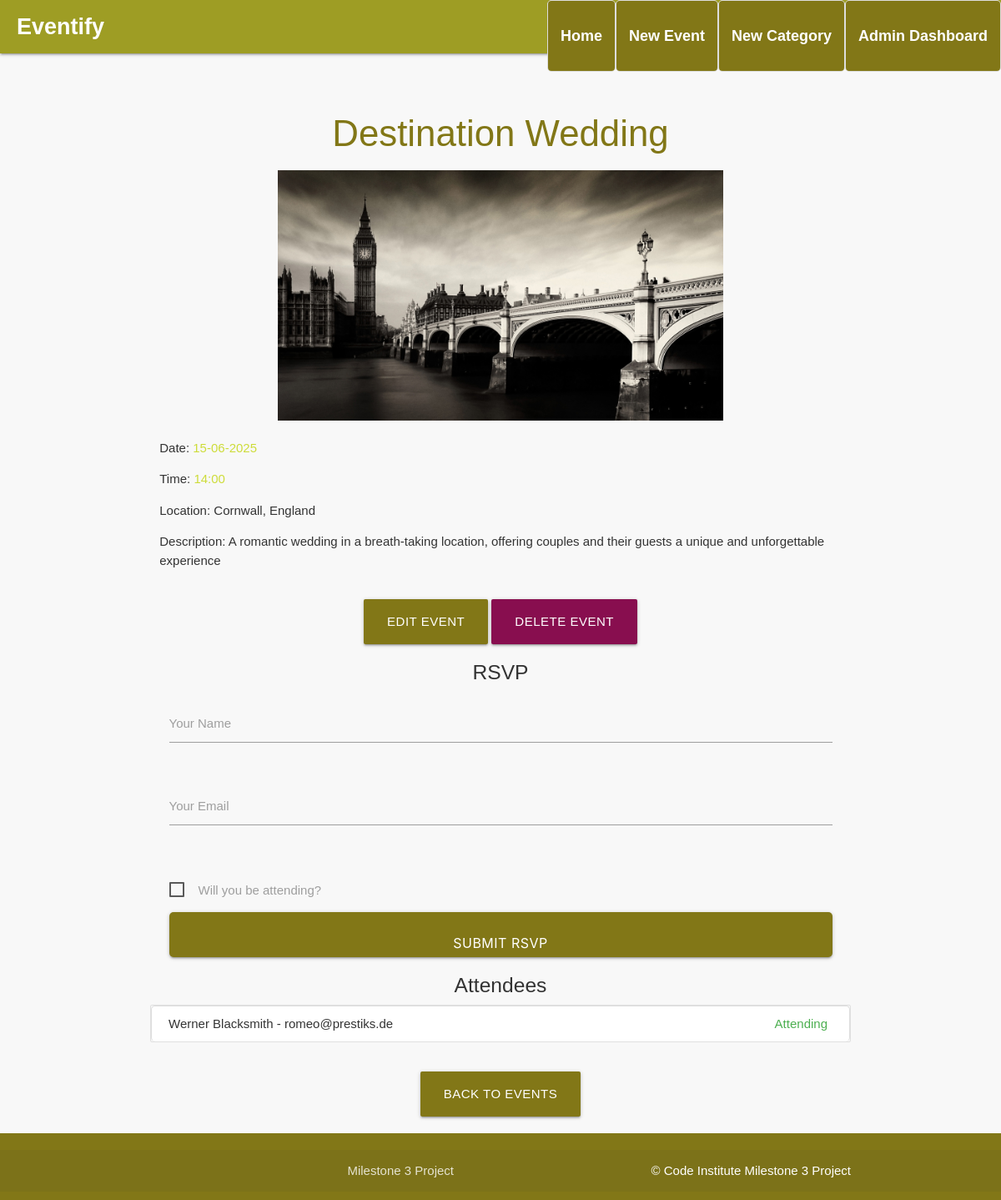
The app's page /event/6 with its own data.
### eventify/models.py (models this page shows, shortened)
class Event(db.Model):
    id = db.Column(db.Integer, primary_key=True)
    title = db.Column(db.String(100), unique=True, nullable=False)
    description = db.Column(db.Text, nullable=False)
    date = db.Column(db.DateTime, nullable=False)
    time = db.Column(db.String(8), nullable=False)
    location = db.Column(db.String(200), nullable=False)
    created_at = db.Column(db.DateTime, default=db.func.now(), nullable=False)
    featured = db.Column(db.Boolean, default=False)
    category_id = db.Column(db.Integer, db.ForeignKey('category.id'), nullable=True)
    image_file = db.Column(db.String(120), nullable=True)  # Ensure this line is included

class RSVP(db.Model):
    id = db.Column(db.Integer, primary_key=True)
    event_id = db.Column(db.Integer, db.ForeignKey('event.id'), nullable=False)
    name = db.Column(db.String(100), nullable=False)
    email = db.Column(db.String(100), nullable=False)
    attending = db.Column(db.Boolean, default=False)
    event = db.relationship('Event', backref='rsvps')

### eventify/routes.py (the view, shortened to what this page needs)
@app.route("/event/<int:event_id>", methods=["GET", "POST"])
def event_detail(event_id):
    event = Event.query.get_or_404(event_id)
    rsvps = RSVP.query.filter_by(event_id=event_id).all()  # Fetch RSVPs for this event
    return render_template("event_detail.html", event=event, rsvps=rsvps)

### eventify/__init__.py (called while the page is built)
@app.context_processor
def inject_user():
    return dict(user=current_user)

### eventify/templates/event_detail.html (shortened to what this page needs)
{% extends "base.html" %}
{% block content %}
    <h3 class="center-align lime-text text-darken-4">{{ event.title }}</h3>
    {% if event.image_file %}
        <div class="center-align">
            <img src="{{ url_for('static', filename='images/' + event.image_file) }}" alt="{{ event.title }}" class="responsive-img" style="max-height: 300px; max-width: 100%;">
        </div>
    {% endif %}
    <div class="row">
        <div class="col s12">
            <p><strong>Date:</strong> <span class="lime-text">{{ event.date.strftime('%d-%m-%Y') }}</span></p>
            <p><strong>Time:</strong> <span class="lime-text">{{ event.date.strftime('%H:%M') }}</span></p>
            <p><strong>Location:</strong> {{ event.location }}</p>
            <p><strong>Description:</strong> {{ event.description }}</p>
        </div>
    </div>
    <div class="center-align">
        <a href="{{ url_for('edit_event', event_id=event.id) }}" class="btn-large lime darken-4">Edit Event</a>
        <a href="{{ url_for('delete_event', event_id=event.id) }}" class="btn-large pink darken-4" onclick="return confirm('Are you sure you want to delete this event?');">Delete Event</a>
    </div>
    <div class="row">
        <form method="POST" action="{{ url_for('rsvp', event_id=event.id) }}" class="col s12">
            <h5 class="center-align">RSVP</h5>
            <div class="input-field col s12">
                <input type="text" name="name" id="name" required>
                <label for="name">Your Name</label>
            </div>
            <div class="input-field col s12">
                <input type="email" name="email" id="email" required>
                <label for="email">Your Email</label>
            </div>
            <div class="input-field col s12">
                <label>
                    <span>Will you be attending?</span>
                </label>
            </div>
            <div class="col s12 center-align">
                <button type="submit" class="btn-large lime darken-4">Submit RSVP</button>
            </div>
        </form>
    </div>
    <div class="row">
        <h5 class="center-align">Attendees</h5>
        <ul class="collection">
            {% for rsvp in rsvps %}
                <li class="collection-item">
                    <strong>{{ rsvp.name }}</strong> - {{ rsvp.email }}
                    {% if rsvp.attending %}
                        <span class="badge green-text">Attending</span>
                    {% else %}
                        <span class="badge red-text">Not Attending</span>
                    {% endif %}
                </li>
            {% else %}
                <li class="collection-item">No RSVPs yet.</li>
            {% endfor %}
        </ul>
    </div>
    <div class="center-align" style="margin-top: 20px; margin-bottom: 20px;">
        <a href="{{ url_for('home') }}" class="btn-large lime darken-4">Back to Events</a>
    </div>
{% endblock %}

### eventify/static/css/style.css (style rules this page uses)
body { display: flex; min-height: 100vh; flex-direction: column; font-family: Arial, sans-serif; background-color: #f8f8f8; color: #333; }
a { color: #827717; text-decoration: none; }
ul { list-style-type: none; padding: 0; }
ul li { background-color: #fff; border: 1px solid #ddd; padding: 10px; margin-bottom: 10px; border-radius: 5px; }
input[type="text"], input[type="datetime-local"], textarea { width: 100%; padding: 10px; margin-bottom: 10px; border-radius: 4px; border: 1px solid #ccc; }
button { background-color: #827717; color: white; border: none; padding: 10px 15px; border-radius: 4px; cursor: pointer; }
.input-field { margin-bottom: 30px; }
.input-field label { margin-bottom: 5px; }
.center-align { margin-top: 20px; }
button[type="submit"] { width: 100%; padding: 10px; background-color: #388e3c; color: white; border: none; border-radius: 5px; cursor: pointer; font-size: 16px; }

### records on screen
Event: title "Destination Wedding", image_file (picture), date "15-06-2025", date "14:00", location "Cornwall, England", description "A romantic wedding in a breath-taking location, offering couples and their guests a unique and unforgettable experience"
RSVP: name "Werner Blacksmith", email "romeo@prestiks.de", attending "Attending"
